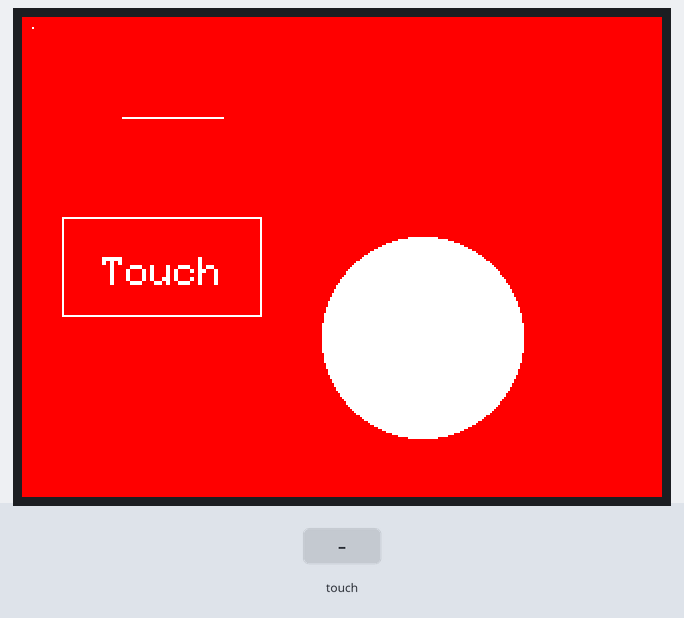
Bench run of a sketch on a simulated Arduino Uno, built with avr-gcc and run on an emulated ATmega328P. On the bench: 320×240 colour display. The inputs (shaded band) are chosen by the test bench. What the sketch prints to the serial monitor is not drawn.

Above: at 1.4 s.
1.5 s: touch panel pressed at 38 % / 70 % of its raw x / y range
At 2.0 s:
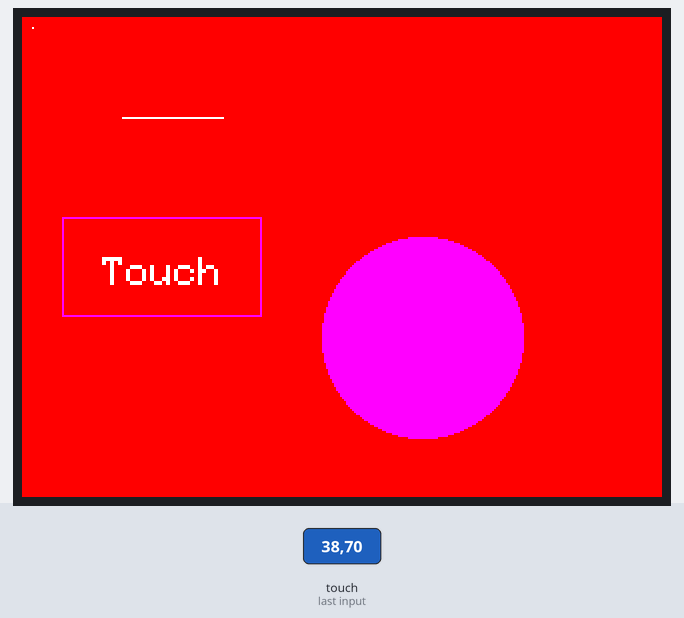
Timing chart, 0 to 4.5 s (numbered marks = the images above; inputs shaded):
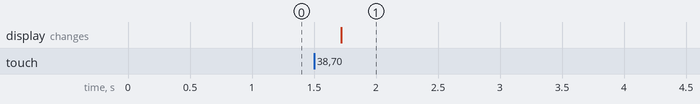

The sketch:

touch_example.ino
```cpp
#include <Adafruit_GFX.h>
#include <TouchScreen.h>
#include <Adafruit_TFTLCD.h>

#define YP A3  // must be an analog pin, use "An" notation!
#define XM A2  // must be an analog pin, use "An" notation!
#define YM 9   // can be a digital pin
#define XP 8   // can be a digital pin
// calibration mins and max for raw data when touching edges of screen
// YOU CAN USE THIS SKETCH TO DETERMINE THE RAW X AND Y OF THE EDGES TO GET YOUR HIGHS AND LOWS FOR X AND Y
#define TS_MINX 210
#define TS_MINY 210
#define TS_MAXX 915
#define TS_MAXY 910

//SPI Communication
#define LCD_CS A3
#define LCD_CD A2
#define LCD_WR A1
#define LCD_RD A0
// optional
#define LCD_RESET A4

//Color Definitons
#define BLACK     0x0000

#define RED      0x001F
#define GREY      0xCE79
#define LIGHTGREY 0xDEDB
#define BLUE     0xF800
#define GREEN   0x07E0
#define CYAN    0x07FF
#define MAGENTA 0xF81F
#define YELLOW  0xFFE0
#define WHITE   0xFFFF

#define MINPRESSURE 1
#define MAXPRESSURE 1000

TouchScreen ts = TouchScreen(XP, YP, XM, YM, 330);

//2.4 = 240 x 320
//Height 319 to fit on screen

Adafruit_TFTLCD tft(LCD_CS, LCD_CD, LCD_WR, LCD_RD, LCD_RESET);


int X,Y;
boolean BUTTON = false;


void setup() {
  Serial.begin(9600);
  tft.reset();
  uint16_t identifier = tft.readID();
  tft.begin(identifier);
  tft.setRotation(3);

  //Background color
  tft.fillScreen(BLUE);
  tft.drawPixel(5, 5, WHITE);
  tft.drawLine(50, 50, 100, 50, WHITE);

  tft.drawRect(20, 100, 100, 50, WHITE);
  //tft.fillRect(uint16_t x0, uint16_t y0, uint16_t w, uint16_t h, uint16_t color);

  tft.drawCircle(200, 160, 50, WHITE);
  tft.fillCircle(200, 160, 50, WHITE);


  tft.setTextColor(WHITE, BLUE);
  tft.setTextSize(2);
  tft.setCursor(40, 120);
  tft.print("Touch");


}

void loop() {

 digitalWrite(13, HIGH);
  TSPoint p = ts.getPoint();
  digitalWrite(13, LOW);
  //If sharing pins, you'll need to fix the directions of the touchscreen pins
  pinMode(XM, OUTPUT);
  pinMode(YP, OUTPUT);

  Y = map(p.x, TS_MAXX, TS_MINX, 0, tft.width());
  X = map(p.y, TS_MAXY, TS_MINY, 0, tft.height());

  if(p.z > 0 ){ // if pressure
    Serial.println(X);
    Serial.println(Y);
    Serial.println("------");
    //delay(100);
    if ( X > 20 && X < 100 && Y > 150 && Y < 250){
        BUTTON = !BUTTON;
        delay(200);

      }
     if ( BUTTON){
        tft.drawRect(20, 100, 100, 50, MAGENTA);
        tft.fillCircle(200, 160, 50, MAGENTA);
      }
      else{
        tft.drawRect(20, 100, 100, 50, WHITE);
        tft.fillCircle(200, 160, 50, WHITE);

        }
   }

}
```

Measured:
- after the input at 1.5 s, the display: changes after 0.22 s (image 1)
